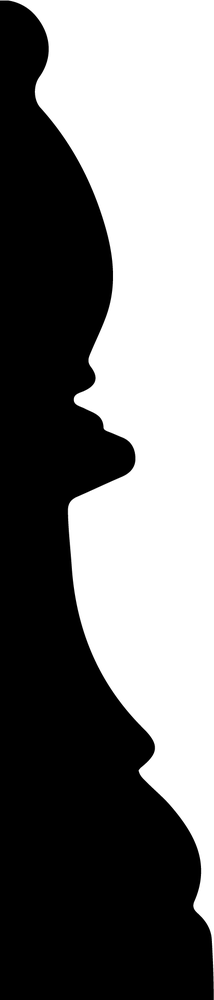
#> input picture Contours/chess-bishop-illustration.png, 214 x 1000 px, shrunk from 411 x 1921 before the run, found by its file name
$ python contour_equation.py
#> lines starting #> are read from the running program, lines starting #| are printed output that depends on the picture; after the words box and inside, x2 and y2 are one past the last pixel; in counts of white or black regions, pixels touching at a corner belong together; long printed decimals are rounded
from PIL import Image
import numpy as np
import matplotlib.pyplot as plt
from scipy.interpolate import interp1d

# Load the image
image_path = r"Contours\chess-bishop-illustration.png"
image = Image.open(image_path).convert("L")  # Convert to grayscale

# Convert the image to a NumPy array
image_array = np.array(image)  # Convert to a 2D NumPy array (grayscale)

# Binary thresholding
threshold_value = 128
binary_image = (image_array < threshold_value).astype(int)  # Convert to binary (1 = black, 0 = white)
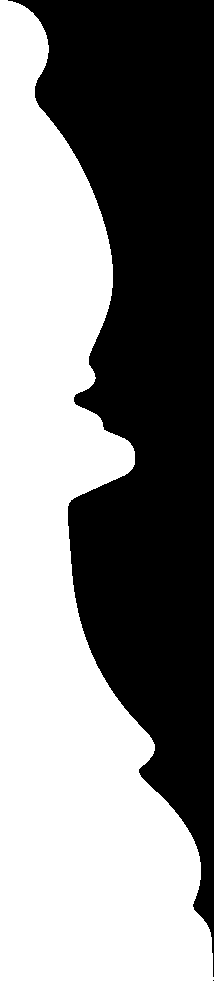
#> binary_image: shape (1000, 214) int64; values 0 (black) and 1 (white), 52.9% white; 2 black regions (1 under 20 px), largest, box (x1, y1, x2, y2) and area: (8, 0, 214, 977) 100745

# Visualize the binary image
plt.imshow(binary_image, cmap='gray')
plt.title("Binary Image (Black = 1, White = 0)")
plt.show()

# Find the last black pixel for each row
height, width = binary_image.shape
#> height = 1000; width = 214
edge_points = []  # To store the (x, y) coordinates of the edge

for y in range(height):
    row = binary_image[y, :]  # Get the row (1D array of 0s and 1s)
    black_pixels = np.where(row == 1)[0]  # Find indices of all black pixels
    if black_pixels.size > 0:
        x = black_pixels[-1]  # Get the last black pixel in the row
        edge_points.append((x, y))  # Store the (x, y) coordinate
    else:
        edge_points.append((0, y))  # Default to 0 if no black pixel is found
#> this loop made 1000 passes
#> (black_pixels, x) on passes 1 to 3: ([0, 1, 2, 3, 4, 5, 6, 7], 7), ([0, 1, 2, 3, 4, 5, 6, 7, 8, 9, 10, 11, 12], 12), ([0, 1, 2, 3, 4, 5, 6, 7, 8, 9, 10, 11, 12, 13, 14, 15], 15)
#> x on passes 4 to 9: 18, 20, 22, 24, 25, 27
#> after the loop, edge_points = 1000 pairs, first value 7 to 213, second value 0 to 999

# Normalize the coordinates
edge_points = np.array(edge_points)
x_coords = edge_points[:, 0]  # Extract x-coordinates
#> x_coords = 1000 values, max 213 at index 977, min 7 at index 0, mean 112.3
y_coords = edge_points[:, 1]  # Extract y-coordinates
#> y_coords = 1000 values from 0 to 999

# Normalize y-coordinates (height) between 0 and 1
step = 1

y_normalized = (y_coords / height)[::step]
#> y_normalized = 1000 values from 0 to 0.999

# Normalize x-coordinates (edge distance) between 0 and 1
x_normalized = (x_coords / width)[::step]
#> x_normalized = 1000 values, max 0.995 at index 977, min 0.0327 at index 0, mean 0.525

# Interpolation
# Remove duplicates and ensure distinct y values
unique_points = np.unique(np.array(list(zip(y_normalized, x_normalized))), axis=0)
#> unique_points = 1000 pairs, first value 0 to 0.999, second value 0.0327 to 0.995
y_cleaned = unique_points[:, 0]
#> y_cleaned = 1000 values from 0 to 0.999
x_cleaned = unique_points[:, 1]
#> x_cleaned has the same summary as x_normalized

if len(y_cleaned) < 4:
    raise ValueError("Not enough unique points for cubic interpolation. Ensure the image is processed correctly.")

edge_function = interp1d(y_cleaned, x_cleaned, kind="cubic", fill_value="extrapolate")

# Test the function and visualize
test_heights = np.linspace(0, 1, 100)  # Generate test heights between 0 and 1
predicted_edges = edge_function(test_heights)  # Get edge distances for these heights
#> predicted_edges = 100 values, max 0.995 at index 98, min 0.0327 at index 0, mean 0.524

# Plot the results
plt.figure(figsize=(8, 6))
plt.imshow(binary_image, cmap='gray', extent=[0, 1, 0, 1])  # Show the normalized image
plt.scatter(x_normalized, y_normalized, color='red', s=5, label='Extracted Edge Points')
plt.plot(predicted_edges, test_heights, color='blue', label='Interpolated Edge')
plt.xlabel('Normalized Edge Distance (X)')
plt.ylabel('Normalized Height (Y)')
plt.title('Normalized Contour of Bishop and Interpolated Edge')
plt.legend()
plt.show()
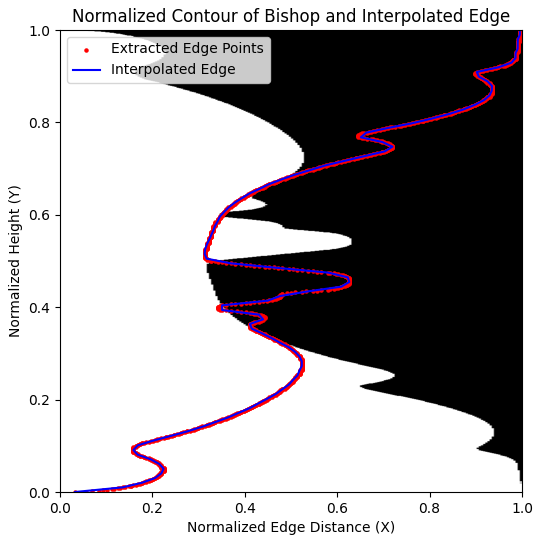
#> figure drawn by matplotlib, 1 panel

# Example: Use the function
height_input = 0.5  # Enter a normalized height between 0 and 1
edge_distance = edge_function(height_input)
#> edge_distance = 0.327
print(f"Edge distance at height {height_input}: {edge_distance}")
#| Edge distance at height 0.5: 0.3271


# ==========================================================================================================================


from scipy.interpolate import CubicSpline
import numpy as np

# Extract edge points and normalized data
x_cleaned = np.linspace(0, 1, 1000)
y_cleaned = edge_function(x_cleaned)
#> y_cleaned = 1000 values, max 0.995 at index 978, min 0.0327 at index 0, mean 0.525

# Use CubicSpline to generate the spline
cubic_spline = CubicSpline(x_cleaned, y_cleaned, bc_type='natural')

# Extract coefficients and knots
coeffs = cubic_spline.c  # Shape: (4, n_intervals), highest to lowest degree for each interval
knots = cubic_spline.x   # The knot points (y-values)
#> knots = 1000 values from 0 to 1

# Generate the C++ source file content
cpp_code = """
#include <vector>
#include <cmath>

// Spline coefficients and knots
std::vector<double> knots = {""" + ", ".join(map(str, knots)) + """};
std::vector<std::vector<double>> coeffs = {
"""

# Add coefficients for each interval
for i in range(coeffs.shape[1]):  # Iterate over intervals
    cpp_code += "    {"
    cpp_code += ", ".join(map(str, coeffs[:, i]))  # Add coefficients for this interval
    cpp_code += "},\n"

cpp_code += """};

// Edge function
double edge_function(double y) {
    // Find the interval containing y
    size_t interval = 0;
    while (interval < knots.size() - 1 && y > knots[interval + 1]) {
        interval++;
    }

    // Ensure y is within valid range
    if (interval >= coeffs.size()) {
        return 0.0;  // Handle out-of-range values
    }

    // Compute the cubic polynomial for the interval
    double a = coeffs[interval][0];
    double b = coeffs[interval][1];
    double c = coeffs[interval][2];
    double d = coeffs[interval][3];
    double dy = y - knots[interval];  // Offset from the start of the interval
    return a * std::pow(dy, 3) + b * std::pow(dy, 2) + c * dy + d;
}
"""

# Generate the header file content
header_code = """
#ifndef EDGE_FUNCTION_H
#define EDGE_FUNCTION_H

double edge_function(double y);

#endif // EDGE_FUNCTION_H
"""

# Save the C++ source and header files
with open(r"edge_function.cpp", "w") as cpp_file:
    cpp_file.write(cpp_code)

with open(r"edge_function.h", "w") as header_file:
    header_file.write(header_code)

print("C++ source and header files generated: edge_function.cpp and edge_function.h")

$ run again, with Contours/ghiji_biji.png copied over Contours/chess-bishop-illustration.png
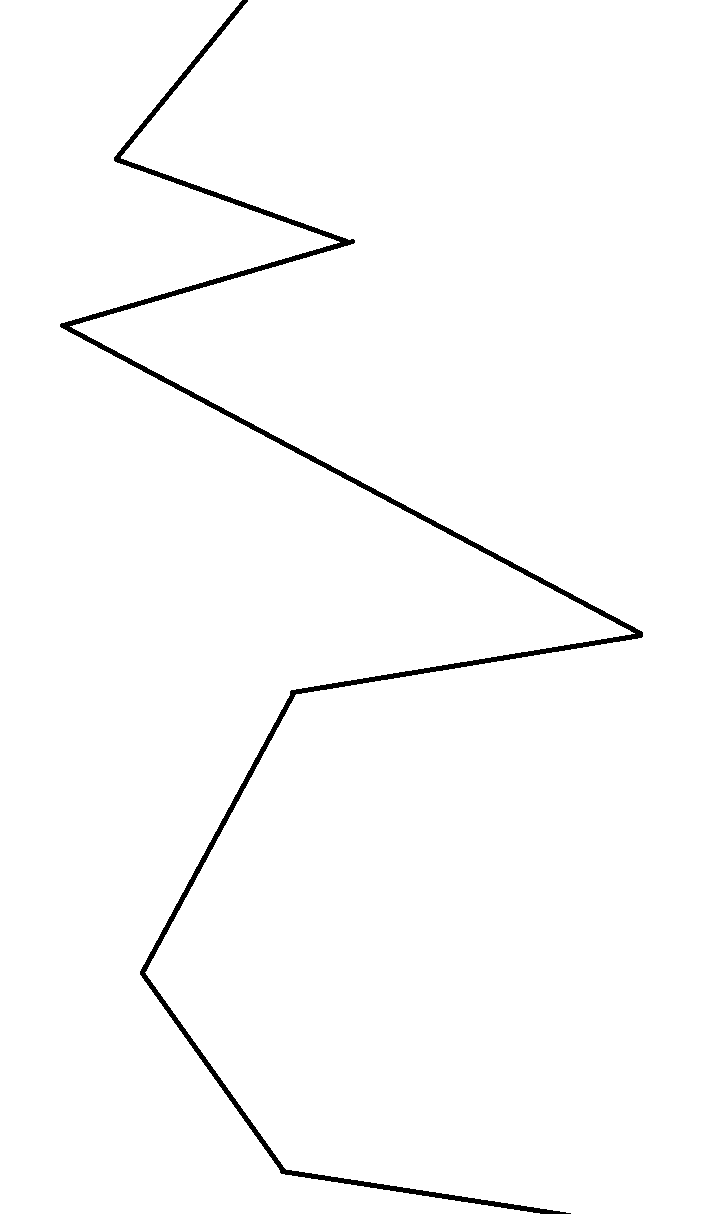
#> input picture Contours/ghiji_biji.png, 704 x 1214 px, found by its file name
#> image: PIL image 704x1214 L; 98.5% white; 1 black region, box (x1, y1, x2, y2) and area: (60, 0, 643, 1214) 13037
#> `binary_image = (image_array < threshold_value).astype(int)`:
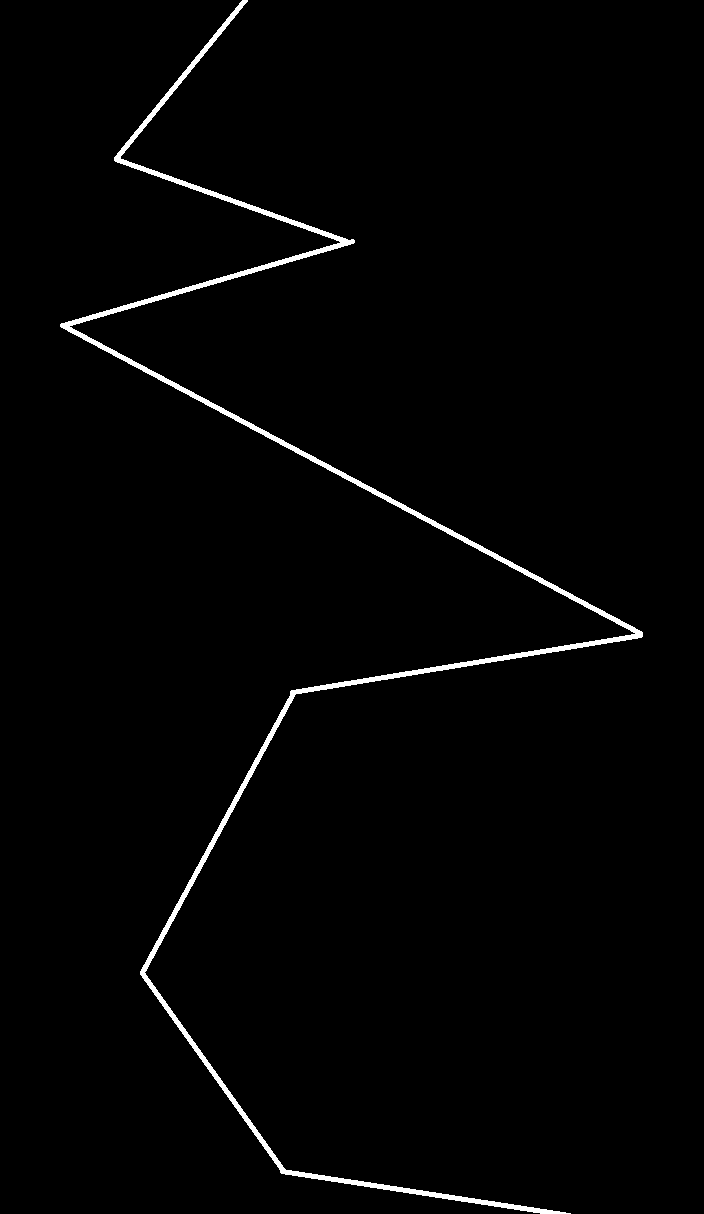
#> binary_image: shape (1214, 704) int64; values 0 (black) and 1 (white), 1.5% white; 1 white region, box (x1, y1, x2, y2) and area: (60, 0, 643, 1214) 13037
#> the loop `for y in range(height):` made 1214 passes
#> (black_pixels, x) on passes 1 to 8: ([242, 243, 244, 245, 246, 247], 247), ([241, 242, 243, 244, 245, 246, 247], 247), ([240, 241, 242, 243, 244, 245, 246], 246), ([239, 240, 241, 242, 243, 244, 245], 245), ([239, 240, 241, 242, 243, 244], 244), ([238, 239, 240, 241, 242, 243], 243), ([237, 238, 239, 240, 241, 242], 242), ([236, 237, 238, 239, 240, 241, 242], 242)
#> after the loop `for y in range(height):`: edge_points = 1214 pairs, first value 69 to 642, second value 0 to 1213
#> x_coords = 1214 values, max 642 at index 632, min 69 at index 326, mean 270.3
#> y_coords = 1214 values from 0 to 1213
#> y_normalized = 1214 values from 0 to 0.999
#> x_normalized = 1214 values, max 0.912 at index 632, min 0.098 at index 326, mean 0.384
#> unique_points = 1214 pairs, first value 0 to 0.999, second value 0.098 to 0.912
#> `y_cleaned = unique_points[:, 0]`: y_cleaned = 1214 values from 0 to 0.999
#> x_cleaned has the same summary as x_normalized
#> predicted_edges = 100 values, max 0.907 at index 52, min 0.111 at index 27, mean 0.386
#> `plt.show()`:
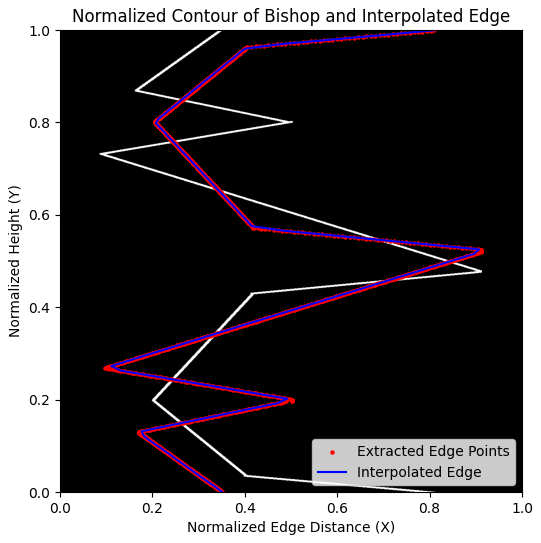
#> figure drawn by matplotlib, 1 panel
#> edge_distance = 0.847
#| Edge distance at height 0.5: 0.8466
#> `y_cleaned = edge_function(x_cleaned)`: y_cleaned = 1000 values, max 0.912 at index 523, min 0.0988 at index 268, mean 0.384
#> knots = 1000 values from 0 to 1
